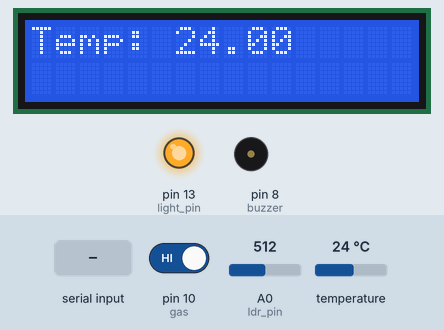
Bench run of a sketch on a simulated Arduino Uno, built with avr-gcc and run on an emulated ATmega328P. Shown: 16×2 character LCD, output pins drawn as LEDs (lit = HIGH), buzzer (waves = sounding, pin HIGH). The test bench sets the inputs (shaded band); at power-on: temperature 24 °C, pin 10 (gas) HIGH, A0 (ldr_pin) = 512. The modem accepts every AT command (registered, SIM ready, sends succeed) and sends nothing else; what the sketch prints to the serial monitor is not drawn.

Above: at 2.4 s.
2.5 s: temperature set to 31.3 °C
At 9.2 s:
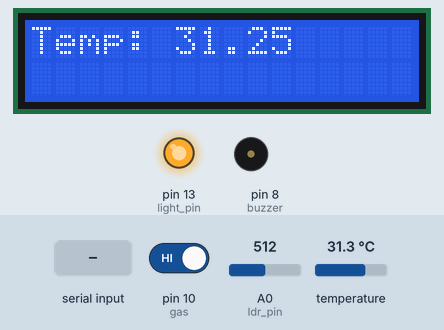
16.5 s: temperature set to 32.4 °C
At 30.2 s:
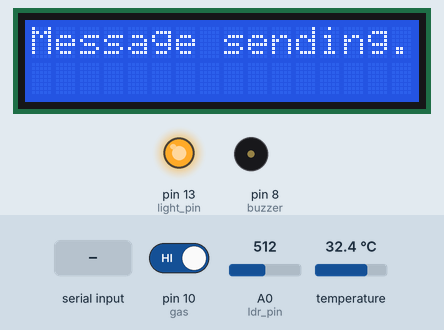
30.5 s: "90:45\n" received over the second serial link
At 42.4 s:
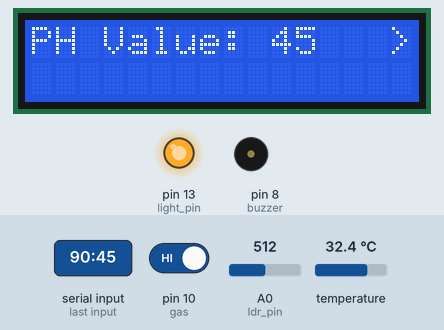
44.2 s: temperature set to 12 °C
At 58.0 s:
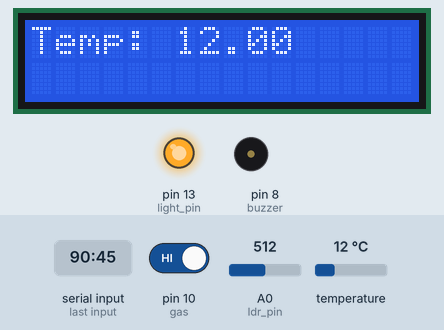
58.2 s: pin 10 (gas) driven LOW
At 64.1 s:
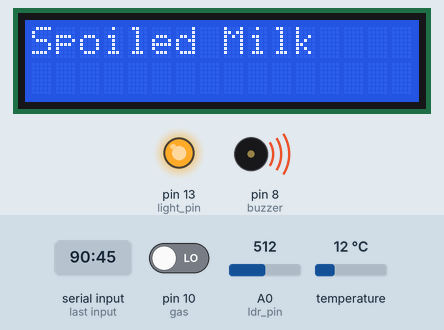
66.1 s: "30:150\n" received over the second serial link
At 77.1 s:
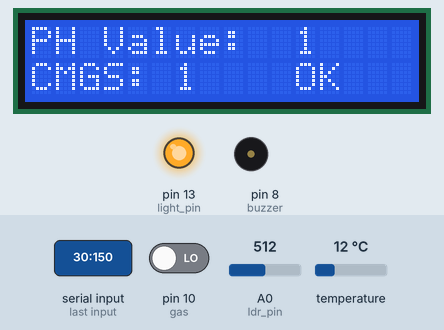
Timing chart, 0 to 101.6 s (numbered marks = the images above; inputs shaded):
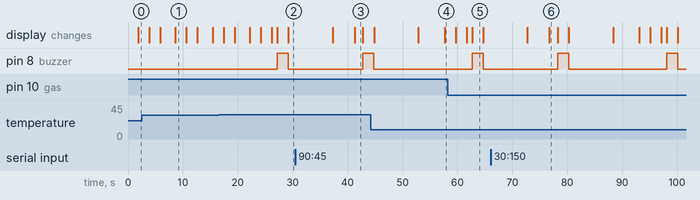

Measured:
- the behaviour switches between 31.9 and 32 °C on temperature (found by bisection; images 1 and 2)
- after the input at 16.5 s, pin 8 (buzzer): LOW → HIGH after 10.7 s, → LOW 2.0 s later
- after the input at 30.5 s, the display: first differs from a run without the input after 10.8 s (image 3)
- after the input at 58.2 s, pin 8 (buzzer): LOW → HIGH after 4.5 s instead of 7.0 s
- after the input at 66.1 s, the display: first differs from a run without the input after 10.7 s (image 6)
- what the display in image 1 shows lasts 2.0 s, from 8.6 s to 10.6 s
- what the display in image 3 shows lasts 1.5 s, from 41.3 s to 42.8 s

The sketch:

combine_code.ino
```cpp
#include <SoftwareSerial.h>
#include <LiquidCrystal.h>
#include <OneWire.h>
#include <DallasTemperature.h>


#define rs 2
#define en 3
#define d4 4
#define d5 5
#define d6 6
#define d7 7
LiquidCrystal lcd(rs, en, d4, d5, d6, d7);
SoftwareSerial phsensor(11, 12);
//SoftwareSerial gsm(11, 12);
int ldr_pin = A0;  // Assuming you're using an analog pin for the LDR
int light_pin = 13;
const int dallasTempPin = 9;
int gas = 10;
int buzzer = 8;
String pHval;
String msg;

OneWire oneWire(dallasTempPin);
DallasTemperature tempSensor(&oneWire);
float tempC;
DeviceAddress insideThermometer;

void setup() {
  lcd.begin(16, 2);
  Serial.begin(9600);
  phsensor.begin(9600);
  //gsm.begin(9600);

  pinMode(ldr_pin, INPUT);
  pinMode(gas, INPUT);
  pinMode(buzzer, OUTPUT);
  pinMode(light_pin, OUTPUT);

  digitalWrite(light_pin, HIGH);
  digitalWrite(buzzer, LOW);

  lcd.clear();
  lcd.setCursor(0, 0);
  lcd.print("Enhancing milk ");
  lcd.setCursor(0, 1);
  lcd.print("Quality");
  delay(1000);
}

void loop() {
  // Temperature Reading
  tempSensor.requestTemperatures();
  tempC = tempSensor.getTempCByIndex(0);

  lcd.clear();
  lcd.setCursor(0, 0);
  lcd.print("Temp: ");
  lcd.print(tempC);
  delay(2000);

  // LDR value reading (Fat/Thickness Calculation)
  int ldrValue = analogRead(ldr_pin);  // Read analog value from LDR pin
  int fatPercentage = map(ldrValue, 0, 1023, 0, 100);  // Map LDR value to fat percentage

  lcd.clear();
  lcd.setCursor(0, 0);
  lcd.print("LDR Value: ");
  lcd.print(ldrValue);

  lcd.setCursor(0, 1);
  lcd.print("Fat %: ");
  lcd.print(fatPercentage);  // Display the mapped value (fat percentage)
  delay(2000);

  // Gas value reading (spoiled milk detection)
  int gasValue = digitalRead(gas);
  lcd.clear();
  lcd.setCursor(0, 0);
  lcd.print("Gas Value: ");
  lcd.print(gasValue);
  delay(1000);

  if (tempC >= 32) {
    lcd.clear();
    lcd.setCursor(0, 0);
    lcd.print("High Temperature");
    lcd.setCursor(0, 1);
    lcd.print("Temp: ");
    lcd.print(tempC);
    digitalWrite(buzzer, HIGH);
    delay(2000);
    digitalWrite(buzzer, LOW);
     msg = "HIGH Temperature";
      SendMessage();
      delay(2000);
  }

  if (gasValue == 0) {
    lcd.clear();
    lcd.setCursor(0, 0);
    lcd.print("Spoiled Milk");
    digitalWrite(buzzer, HIGH);
    delay(2000);
    digitalWrite(buzzer, LOW);
     msg = "spoiled milk";
      SendMessage();
      delay(2000);
  }

  // pH value reading (Milk pH level)
  if (phsensor.available() > 0) {
    pHval = phsensor.readString();
    int a = pHval.indexOf(':');
    int b = pHval.indexOf(',');
    a = a + 1;
    pHval = pHval.substring(a, b);

    lcd.clear();
    lcd.print("PH Value: ");
    lcd.print(pHval);
    delay(1500);

    if ((pHval.toFloat() < 5) || (pHval.toFloat() > 9)) {
      lcd.clear();
      lcd.setCursor(0, 0);
      lcd.print("pH Abnormal");
      digitalWrite(buzzer, HIGH);
      delay(2000);
      digitalWrite(buzzer, LOW);
       msg = "abnormal pH value";
      SendMessage();
      delay(2000);
    }
  }
  String uno = "a" + String(tempC) + "b" + String( pHval) + "c" + String(gasValue)+ "d" +String(ldrValue)+ "e";
  Serial.println(uno);
  delay(1000);
}
void SendMessage()
{
  lcd.clear();
  lcd.setCursor(0, 0);
  lcd.print("Message sending........");
  Serial.println("Setting the GSM in text mode");
  phsensor.println("AT+CMGF=1\r");
  delay(2000);
  Serial.println("Sending SMS to the desired phone number!");
 phsensor.println("AT+CMGS=\" HERE ENTER YOUR MOBILE NUMBER\"\r");          // Replace  with your mobile number
  delay(2000);
 phsensor.println(msg);    // SMS Text
  delay(2000);
  phsensor.write(26);               // ASCII code of CTRL+Z
  delay(2000);
  lcd.clear();
  lcd.setCursor(0, 0);
  lcd.print("Message sent.......");
  delay(1000);
}
```
